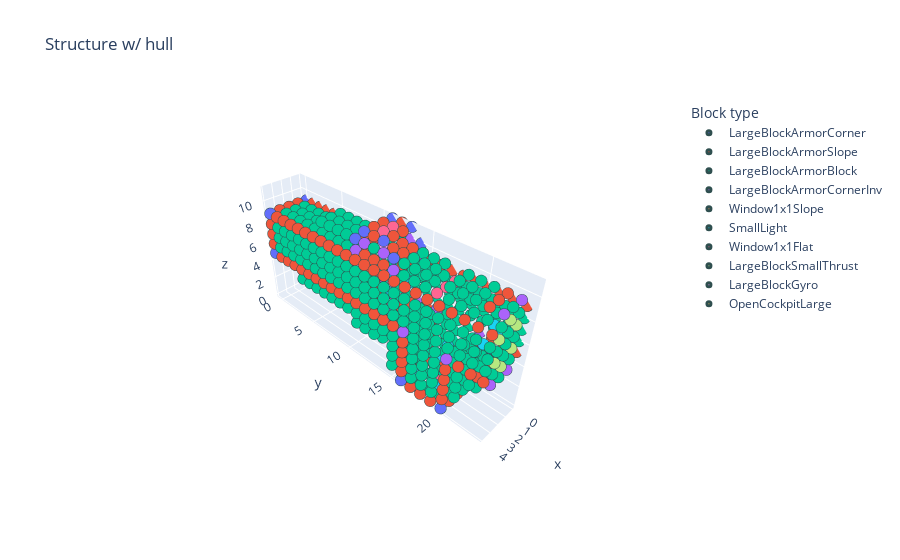

The notebook cell this image was saved under:
### Code cell
hullbuilder = HullBuilder(erosion_type='bin', apply_erosion=True, apply_smoothing=False)

hullbuilder.add_external_hull(structure=structure)

interactive_plot(structure=structure,
                 title='Structure w/ hull')

### Figure 1 — Plotly figure (JSON) as saved in the notebook; plotly's stock layout.template omitted (floating-point values rounded to 4 significant figures; data arrays with more than 128 entries replaced by an {"elided": "..."} marker saying what was removed)
{"data": [{"hovertemplate": "Block type=LargeBlockArmorCorner<br>x=%{x}<br>y=%{y}<br>z=%{z}<extra></extra>", "legendgroup": "LargeBlockArmorCorner", "marker": {"color": "#636efa", "line": {"color": "DarkSlateGrey", "width": 3}, "size": 4, "symbol": "circle"}, "mode": "markers", "name": "LargeBlockArmorCorner", "scene": "scene", "showlegend": true, "type": "scatter3d", "x": [0, 0, 0, 0, 0, 0, 0, 0, 0, 0, 0, 0, 3, 3, 3, 3, 3, 3, 3, 3, 4, 4, 4, 4], "y": [0, 0, 10, 10, 11, 11, 13, 13, 14, 14, 16, 20, 10, 10, 11, 11, 13, 13, 14, 14, 0, 0, 16, 20], "z": [5, 9, 4, 10, 3, 11, 3, 11, 4, 10, 0, 0, 4, 10, 3, 11, 3, 11, 4, 10, 5, 9, 0, 0]}, {"hovertemplate": "Block type=LargeBlockArmorSlope<br>x=%{x}<br>y=%{y}<br>z=%{z}<extra></extra>", "legendgroup": "LargeBlockArmorSlope", "marker": {"color": "#EF553B", "line": {"color": "DarkSlateGrey", "width": 3}, "size": 4, "symbol": "circle"}, "mode": "markers", "name": "LargeBlockArmorSlope", "scene": "scene", "showlegend": true, "type": "scatter3d", "x": {"elided": "160 int values"}, "y": {"elided": "160 int values"}, "z": {"elided": "160 int values"}}, {"hovertemplate": "Block type=LargeBlockArmorBlock<br>x=%{x}<br>y=%{y}<br>z=%{z}<extra></extra>", "legendgroup": "LargeBlockArmorBlock", "marker": {"color": "#00cc96", "line": {"color": "DarkSlateGrey", "width": 3}, "size": 4, "symbol": "circle"}, "mode": "markers", "name": "LargeBlockArmorBlock", "scene": "scene", "showlegend": true, "type": "scatter3d", "x": {"elided": "419 int values"}, "y": {"elided": "419 int values"}, "z": {"elided": "419 int values"}}, {"hovertemplate": "Block type=LargeBlockArmorCornerInv<br>x=%{x}<br>y=%{y}<br>z=%{z}<extra></extra>", "legendgroup": "LargeBlockArmorCornerInv", "marker": {"color": "#ab63fa", "line": {"color": "DarkSlateGrey", "width": 3}, "size": 4, "symbol": "circle"}, "mode": "markers", "name": "LargeBlockArmorCornerInv", "scene": "scene", "showlegend": true, "type": "scatter3d", "x": [0, 0, 0, 0, 0, 0, 0, 0, 0, 0, 1, 1, 3, 3, 3, 3, 3, 3, 3, 3, 3, 3, 4, 4], "y": [10, 10, 11, 11, 13, 13, 14, 14, 16, 20, 23, 23, 10, 10, 11, 11, 13, 13, 14, 14, 23, 23, 16, 20], "z": [5, 9, 4, 10, 4, 10, 5, 9, 5, 5, 4, 10, 5, 9, 4, 10, 4, 10, 5, 9, 4, 10, 5, 5]}, {"hovertemplate": "Block type=Window1x1Slope<br>x=%{x}<br>y=%{y}<br>z=%{z}<extra></extra>", "legendgroup": "Window1x1Slope", "marker": {"color": "#FFA15A", "line": {"color": "DarkSlateGrey", "width": 3}, "size": 4, "symbol": "circle"}, "mode": "markers", "name": "Window1x1Slope", "scene": "scene", "showlegend": true, "type": "scatter3d", "x": [1, 1, 1], "y": [0, 0, 0], "z": [6, 7, 8]}, {"hovertemplate": "Block type=SmallLight<br>x=%{x}<br>y=%{y}<br>z=%{z}<extra></extra>", "legendgroup": "SmallLight", "marker": {"color": "#19d3f3", "line": {"color": "DarkSlateGrey", "width": 3}, "size": 4, "symbol": "circle"}, "mode": "markers", "name": "SmallLight", "scene": "scene", "showlegend": true, "type": "scatter3d", "x": [1, 1, 1, 1, 1, 1, 1, 1, 1, 2, 2, 2, 2, 3, 3, 3], "y": [10, 12, 12, 12, 14, 17, 18, 19, 22, 2, 2, 22, 22, 17, 19, 22], "z": [7, 5, 7, 9, 7, 1, 3, 1, 7, 6, 8, 6, 8, 1, 1, 7]}, {"hovertemplate": "Block type=Window1x1Flat<br>x=%{x}<br>y=%{y}<br>z=%{z}<extra></extra>", "legendgroup": "Window1x1Flat", "marker": {"color": "#FF6692", "line": {"color": "DarkSlateGrey", "width": 3}, "size": 4, "symbol": "circle"}, "mode": "markers", "name": "Window1x1Flat", "scene": "scene", "showlegend": true, "type": "scatter3d", "x": [1, 1, 1, 2, 2, 2, 2, 2, 2, 2, 3, 3, 3, 3], "y": [12, 12, 18, 0, 0, 0, 12, 12, 18, 18, 0, 0, 0, 18], "z": [3, 11, 9, 6, 7, 8, 3, 11, 0, 9, 6, 7, 8, 9]}, {"hovertemplate": "Block type=LargeBlockSmallThrust<br>x=%{x}<br>y=%{y}<br>z=%{z}<extra></extra>", "legendgroup": "LargeBlockSmallThrust", "marker": {"color": "#B6E880", "line": {"color": "DarkSlateGrey", "width": 3}, "size": 4, "symbol": "circle"}, "mode": "markers", "name": "LargeBlockSmallThrust", "scene": "scene", "showlegend": true, "type": "scatter3d", "x": [1, 1, 2, 2, 3, 3], "y": [23, 23, 23, 23, 23, 23], "z": [6, 8, 5, 9, 6, 8]}, {"hovertemplate": "Block type=LargeBlockGyro<br>x=%{x}<br>y=%{y}<br>z=%{z}<extra></extra>", "legendgroup": "LargeBlockGyro", "marker": {"color": "#FF97FF", "line": {"color": "DarkSlateGrey", "width": 3}, "size": 4, "symbol": "circle"}, "mode": "markers", "name": "LargeBlockGyro", "scene": "scene", "showlegend": true, "type": "scatter3d", "x": [2, 2, 3, 3, 3, 3], "y": [12, 12, 10, 10, 14, 14], "z": [4, 10, 6, 8, 6, 8]}, {"hovertemplate": "Block type=OpenCockpitLarge<br>x=%{x}<br>y=%{y}<br>z=%{z}<extra></extra>", "legendgroup": "OpenCockpitLarge", "marker": {"color": "#FECB52", "line": {"color": "DarkSlateGrey", "width": 3}, "size": 4, "symbol": "circle"}, "mode": "markers", "name": "OpenCockpitLarge", "scene": "scene", "showlegend": true, "type": "scatter3d", "x": [3], "y": [1], "z": [7]}], "layout": {"legend": {"title": {"text": "Block type"}, "tracegroupgap": 0}, "paper_bgcolor": "rgba(0,0,0,0)", "plot_bgcolor": "rgba(0,0,0,0)", "scene": {"aspectmode": "data", "camera": {"center": {"x": 0, "y": 0, "z": 0}, "eye": {"x": 2, "y": 2, "z": 2}, "up": {"x": 0, "y": 0, "z": 1}}, "domain": {"x": [0, 1], "y": [0, 1]}, "xaxis": {"title": {"text": "x"}}, "yaxis": {"title": {"text": "y"}}, "zaxis": {"title": {"text": "z"}}}, "title": {"text": "Structure w/ hull"}}}
